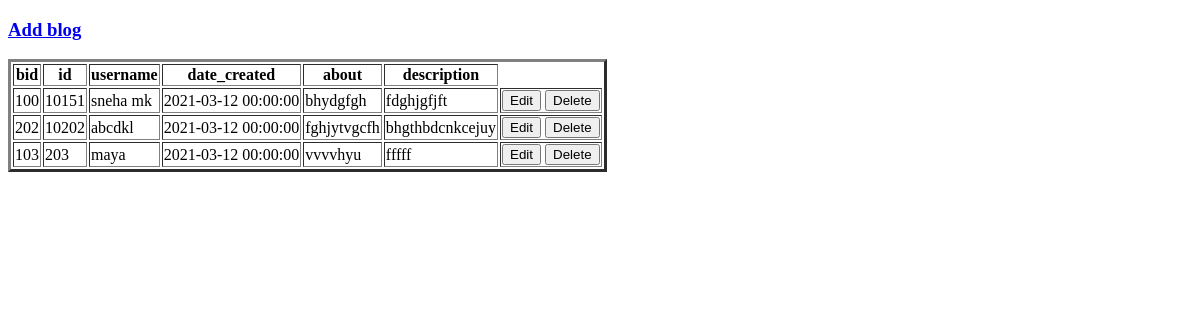
The page /bdes on the database as committed earlier.
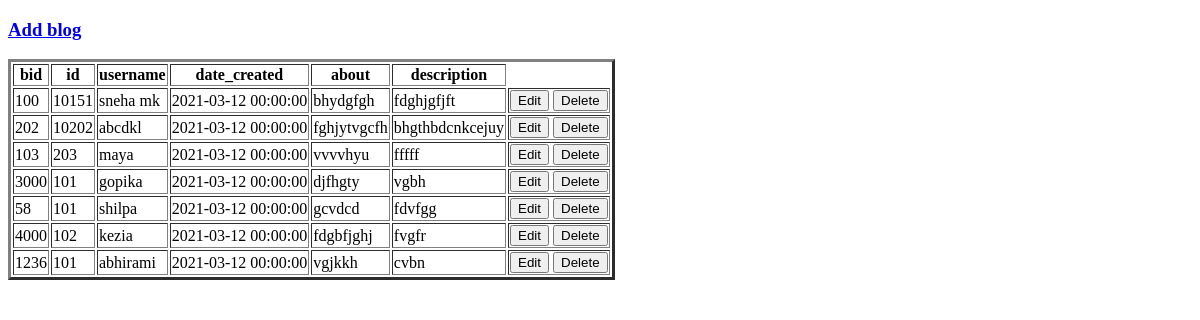
The same page on the database as committed later.
### enter.py (models this page shows)
class blog(db.Model):
    bid = db.Column(db.String(120), primary_key=True)
    id = db.Column(db.String(120), db.ForeignKey('register'))
    username = db.Column(db.String(100), unique=False, nullable=False)
    date_created = db.Column(db.DateTime, nullable=False)
    about = db.Column(db.String(120), unique=False, nullable=False)
    description = db.Column(db.String(800), unique=False, nullable=False)

### enter.py (the view)
@app.route('/bdes')
def bdes():
    result1=blog.query.all()
    return render_template('bdes.html',result=result1 )

### templates/bdes.html (shortened to what this page needs)
<!DOCTYPE html>
<html>
<head>
</head>
<body>
	<h3><a href="{{url_for('services')}}">Add blog</a></h3>
	<table border="3">
		<thead>
			<tr>
				<th>bid</th>
				<th>id</th>
				<th>username</th>
				<th>date_created</th>
				<th>about</th>
				<th>description</th>
			</tr>
		</thead>
		<tbody>
			{% for user in result %}
				<tr>
					<td>{{user.bid}}</td>
					<td>{{user.id}}</td>
					<td>{{user.username}}</td>
					<td>{{user.date_created}}</td>
					<td>{{user.about}}</td>
					<td>{{user.description}}</td>
					<td>
						<a href='{{ url_for( "update" , bid=user.bid ) }}'><button type="button">Edit</button></a>
						<a href='{{ url_for( "delete" , bid=user.bid ) }}'><button type="button">Delete</button> </a>
					</td>
				</tr>
			{% endfor %}
		</tbody>
	</table>
</body>
</html>

Rows that differ between the two databases and show on the page:
added blog: bid "3000", id "101", username "gopika", date_created "2021-03-12 00:00:00", about "djfhgty", description "vgbh"
added blog: bid "58", id "101", username "shilpa", date_created "2021-03-12 00:00:00", about "gcvdcd", description "fdvfgg"
added blog: bid "4000", id "102", username "kezia", date_created "2021-03-12 00:00:00", about "fdgbfjghj", description "fvgfr"
added blog: bid "1236", id "101", username "abhirami", date_created "2021-03-12 00:00:00", about "vgjkkh", description "cvbn"
